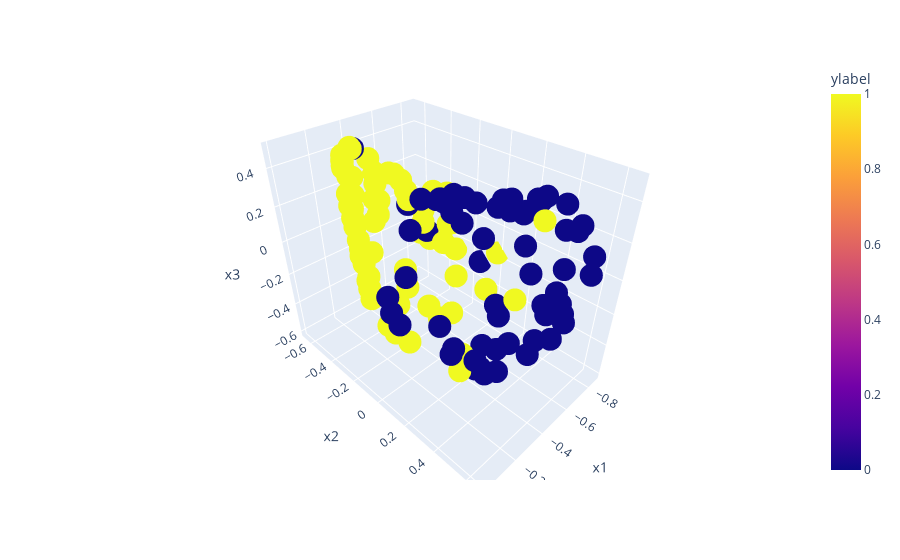

Here is the notebook cell this chart was saved with:
### Code cell
kpca.fit(kernel_matrix)
plot_data = pd.DataFrame(kpca.transform(kernel_test_matrix)[:,:3])
plot_data.columns = ["x1","x2","x3"]
plot_data["ylabel"] = data_sto_test_y

px.scatter_3d(plot_data,x="x1",y="x2",z="x3",color = "ylabel")

### Figure 1 — Plotly figure (JSON) as saved in the notebook; plotly's stock layout.template omitted (floating-point values rounded to 4 significant figures; data arrays with more than 128 entries replaced by an {"elided": "..."} marker saying what was removed)
{"data": [{"hovertemplate": "x1=%{x}<br>x2=%{y}<br>x3=%{z}<br>ylabel=%{marker.color}<extra></extra>", "legendgroup": "", "marker": {"color": {"elided": "200 int values"}, "coloraxis": "coloraxis", "symbol": "circle"}, "mode": "markers", "name": "", "scene": "scene", "showlegend": false, "type": "scatter3d", "x": {"elided": "200 float values"}, "y": {"elided": "200 float values"}, "z": {"elided": "200 float values"}}], "layout": {"coloraxis": {"colorbar": {"title": {"text": "ylabel"}}, "colorscale": [[0, "#0d0887"], [0.1111, "#46039f"], [0.2222, "#7201a8"], [0.3333, "#9c179e"], [0.4444, "#bd3786"], [0.5556, "#d8576b"], [0.6667, "#ed7953"], [0.7778, "#fb9f3a"], [0.8889, "#fdca26"], [1, "#f0f921"]]}, "legend": {"tracegroupgap": 0}, "margin": {"t": 60}, "scene": {"domain": {"x": [0, 1], "y": [0, 1]}, "xaxis": {"title": {"text": "x1"}}, "yaxis": {"title": {"text": "x2"}}, "zaxis": {"title": {"text": "x3"}}}}}
